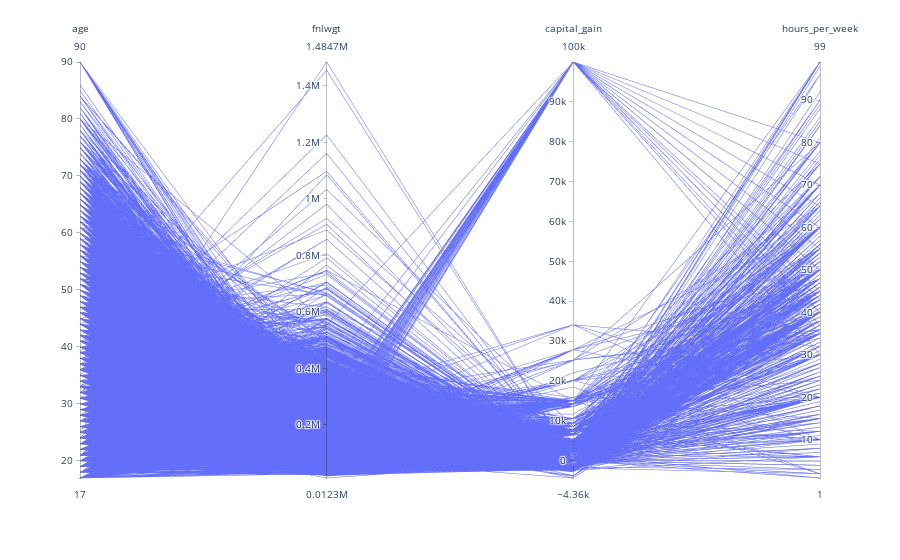

Notebook code for this chart:
### Code cell
fig = px.parallel_coordinates(
    df.sample(10000)
)

fig.show()

### Figure 1 — Plotly figure (JSON) as saved in the notebook; plotly's stock layout.template omitted (floating-point values rounded to 4 significant figures; data arrays with more than 128 entries replaced by an {"elided": "..."} marker saying what was removed)
{"data": [{"dimensions": [{"label": "age", "values": {"elided": "10000 int values"}}, {"label": "fnlwgt", "values": {"elided": "10000 int values"}}, {"label": "capital_gain", "values": {"elided": "10000 int values"}}, {"label": "hours_per_week", "values": {"elided": "10000 int values"}}], "domain": {"x": [0, 1], "y": [0, 1]}, "name": "", "type": "parcoords"}], "layout": {"legend": {"tracegroupgap": 0}, "margin": {"t": 60}}}
